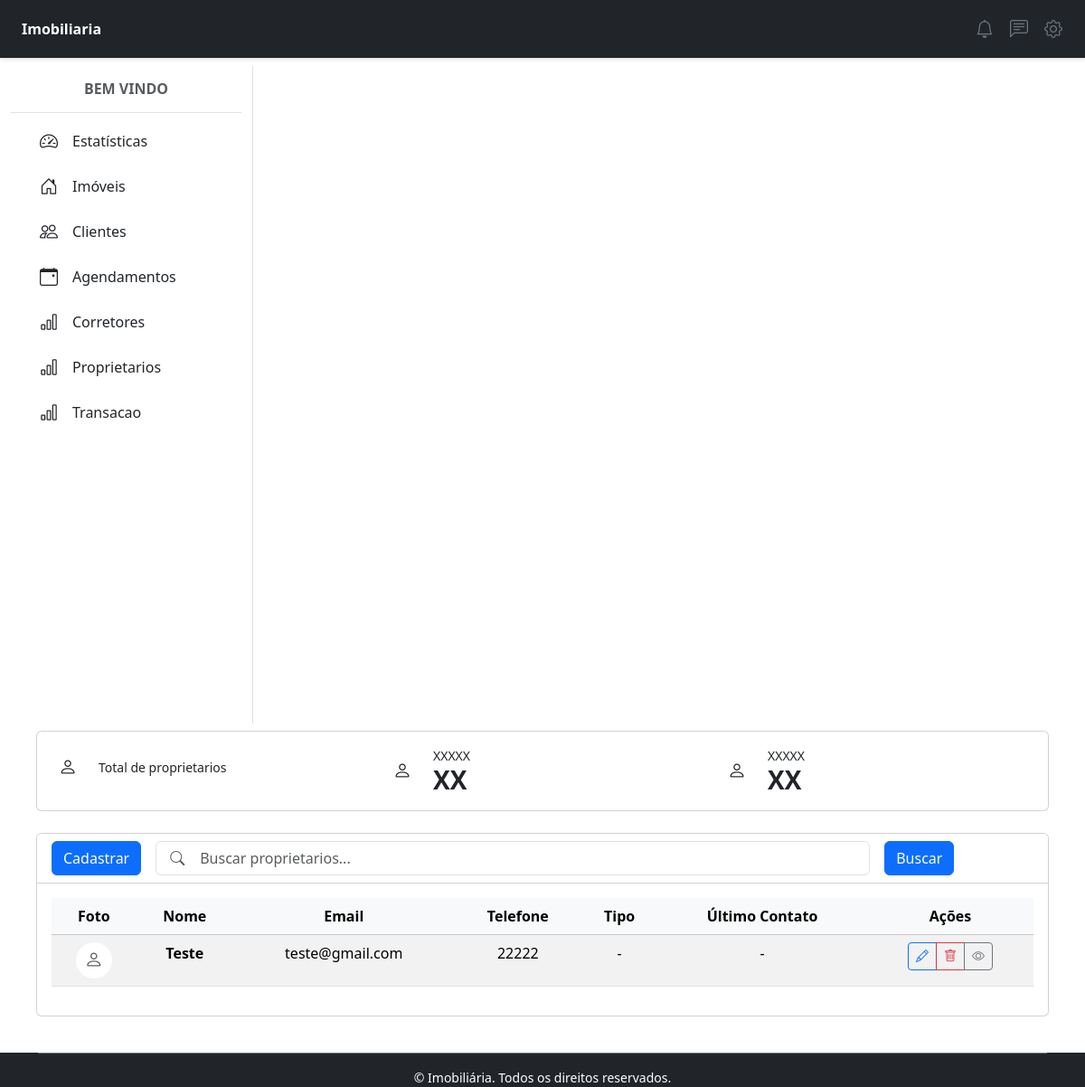
The page /proprietarios/ on the database as committed earlier.
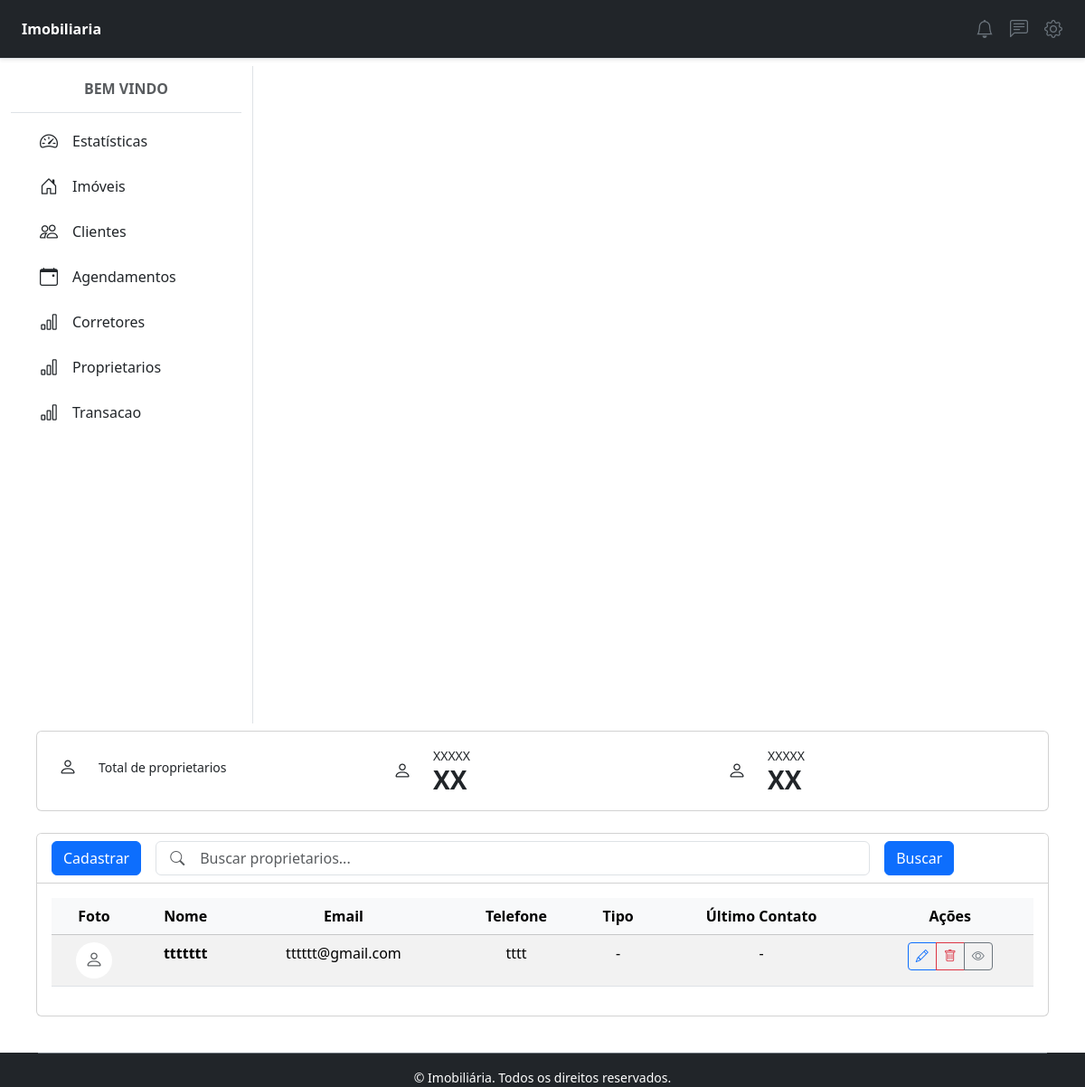
The same page on the database as committed later.
### proprietarios/models.py (models this page shows, shortened)
class Proprietario(Pessoa):
    codigoProprietario = models.CharField('Código do Proprietario', max_length=10, unique=True, help_text='Código único do Proprietario', default='Proprietario')

### proprietarios/views.py (the view)
# urls.py: path('proprietarios/', ProprietariosView.as_view(), name='proprietario'),
class ProprietariosView(ListView):
    model = Proprietario
    template_name = 'proprietarios.html'
    def get_queryset(self):
        buscar = self.request.GET.get('buscar')
        qs = super(ProprietariosView, self).get_queryset()
        if buscar:
            qs = qs.filter(nome__icontains=buscar)
        if qs.count() > 0:
            paginator = Paginator(qs, 10)
            listagem = paginator.get_page(self.request.GET.get('page'))
            return listagem
        else:
            return messages.info(self.request, 'Nenhum Proprietario encontrado com esse nome')

### proprietarios/templates/proprietarios.html (shortened to what the changed rows need)
{% extends "principal.html" %}
{% block content %}
    <div class="container-fluid">
        <div class="row">
            <main class="col-md-9 col-lg-12 p-3">
                <div class="card">
                    <div class="card-body">
                        <div class="table-responsive">
                            <table class="table table-hover table-striped">
                                <thead class="table-light text-center">
                                    <tr>
                                        <th>Foto</th>
                                        <th>Nome</th>
                                        <th>Email</th>
                                        <th>Telefone</th>
                                        <th>Tipo</th>
                                        <th>Último Contato</th>
                                        <th>Ações</th>
                                    </tr>
                                </thead>
                                <tbody class="text-center">
                                    {% for proprietario in object_list %}
                                    <tr>
                                        <td>
                                            {% if proprietario.foto %}
                                            <img src="{{ proprietario.foto.url }}" class="rounded-circle" width="40" height="40" alt="Foto do proprietario"/>
                                            {% else %}
                                            <div class="bg-white rounded-circle d-flex align-items-center justify-content-center mx-auto" style="width: 40px; height: 40px;">
                                                <i class="bi bi-person text-muted fs-5"></i>
                                            </div>
                                            {% endif %}
                                        </td>
                                        <td class="fw-bold">{{ proprietario.nome }}</td>
                                        <td>{{ proprietario.email|default:"-" }}</td>
                                        <td>{{ proprietario.telefone|default:"-" }}</td>
                                        <td>{{ proprietario.get_tipo_display|default:"-" }}</td>
                                        <td>{{ proprietario.ultimo_contato|default:"-" }}</td>
                                        <td class="text-center">
                                            <div class="btn-group btn-group-sm" role="group">
                                                <a href="{% url 'proprietario_editar' proprietario.pk %}" class="btn btn-outline-primary" title="Editar">
                                                    <i class="bi bi-pencil"></i>
                                                </a>
                                                <a href="{% url 'proprietario_apagar' proprietario.pk %}" class="btn btn-outline-danger" title="Excluir">
                                                    <i class="bi bi-trash"></i>
                                                </a>
                                                <button type="button" class="btn btn-outline-secondary" data-bs-toggle="modal" data-bs-target="#modal{{proprietario.id}}">
                                                    <i class="bi bi-eye"></i>
                                                </button>
                                            </div>
                                        </td>
                                    </tr>
                                    {% endfor %}
                                </tbody>
                            </table>
                        </div>
                    </div>
                </div>
            </main>
        </div>
    </div>
</html>
{% endblock %}

Rows that differ between the two databases and show on the page:
removed Proprietario: nome "Teste", email "teste@gmail.com", telefone "22222", tipo "-", ultimo_contato "-"
added Proprietario: nome "ttttttt", email "tttttt@gmail.com", telefone "tttt", tipo "-", ultimo_contato "-"
